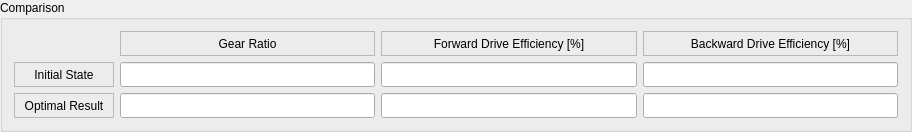
        <widget class="QGroupBox" name="groupBox_4">
         <property name="sizePolicy">
          <sizepolicy hsizetype="MinimumExpanding" vsizetype="MinimumExpanding">
           <horstretch>0</horstretch>
           <verstretch>0</verstretch>
          </sizepolicy>
         </property>
         <property name="minimumSize">
          <size>
           <width>908</width>
           <height>129</height>
          </size>
         </property>
         <property name="title">
          <string>Comparison</string>
         </property>
         <layout class="QGridLayout" name="gridLayout_4">
          <item row="0" column="1">
           <widget class="QLabel" name="label_11">
            <property name="enabled">
             <bool>true</bool>
            </property>
            <property name="sizePolicy">
             <sizepolicy hsizetype="MinimumExpanding" vsizetype="MinimumExpanding">
              <horstretch>0</horstretch>
              <verstretch>0</verstretch>
             </sizepolicy>
            </property>
            <property name="minimumSize">
             <size>
              <width>255</width>
              <height>25</height>
             </size>
            </property>
            <property name="frameShape">
             <enum>QFrame::StyledPanel</enum>
            </property>
            <property name="text">
             <string>Gear Ratio</string>
            </property>
            <property name="alignment">
             <set>Qt::AlignCenter</set>
            </property>
           </widget>
          </item>
          <item row="2" column="0">
           <widget class="QLabel" name="label_17">
            <property name="sizePolicy">
             <sizepolicy hsizetype="MinimumExpanding" vsizetype="MinimumExpanding">
              <horstretch>0</horstretch>
              <verstretch>0</verstretch>
             </sizepolicy>
            </property>
            <property name="minimumSize">
             <size>
              <width>100</width>
              <height>25</height>
             </size>
            </property>
            <property name="frameShape">
             <enum>QFrame::StyledPanel</enum>
            </property>
            <property name="text">
             <string>Optimal Result</string>
            </property>
            <property name="alignment">
             <set>Qt::AlignCenter</set>
            </property>
           </widget>
          </item>
          <item row="0" column="4">
           <widget class="QLabel" name="label_15">
            <property name="sizePolicy">
             <sizepolicy hsizetype="MinimumExpanding" vsizetype="MinimumExpanding">
              <horstretch>0</horstretch>
              <verstretch>0</verstretch>
             </sizepolicy>
            </property>
            <property name="minimumSize">
             <size>
              <width>255</width>
              <height>25</height>
             </size>
            </property>
            <property name="frameShape">
             <enum>QFrame::StyledPanel</enum>
            </property>
            <property name="text">
             <string>Backward Drive Efficiency [%]</string>
            </property>
            <property name="alignment">
             <set>Qt::AlignCenter</set>
            </property>
           </widget>
          </item>
          <item row="1" column="0">
           <widget class="QLabel" name="label_16">
            <property name="sizePolicy">
             <sizepolicy hsizetype="MinimumExpanding" vsizetype="MinimumExpanding">
              <horstretch>0</horstretch>
              <verstretch>0</verstretch>
             </sizepolicy>
            </property>
            <property name="minimumSize">
             <size>
              <width>100</width>
              <height>25</height>
             </size>
            </property>
            <property name="frameShape">
             <enum>QFrame::StyledPanel</enum>
            </property>
            <property name="text">
             <string>Initial State</string>
            </property>
            <property name="alignment">
             <set>Qt::AlignCenter</set>
            </property>
           </widget>
          </item>
          <item row="0" column="3">
           <widget class="QLabel" name="label_13">
            <property name="sizePolicy">
             <sizepolicy hsizetype="MinimumExpanding" vsizetype="MinimumExpanding">
              <horstretch>0</horstretch>
              <verstretch>0</verstretch>
             </sizepolicy>
            </property>
            <property name="minimumSize">
             <size>
              <width>256</width>
              <height>25</height>
             </size>
            </property>
            <property name="frameShape">
             <enum>QFrame::StyledPanel</enum>
            </property>
            <property name="text">
             <string>Forward Drive Efficiency [%]</string>
            </property>
            <property name="alignment">
             <set>Qt::AlignCenter</set>
            </property>
           </widget>
          </item>
          <item row="2" column="1">
           <widget class="QLineEdit" name="optimal_gr">
            <property name="enabled">
             <bool>true</bool>
            </property>
            <property name="sizePolicy">
             <sizepolicy hsizetype="MinimumExpanding" vsizetype="MinimumExpanding">
              <horstretch>0</horstretch>
              <verstretch>0</verstretch>
             </sizepolicy>
            </property>
            <property name="minimumSize">
             <size>
              <width>255</width>
              <height>25</height>
             </size>
            </property>
            <property name="alignment">
             <set>Qt::AlignCenter</set>
            </property>
            <property name="readOnly">
             <bool>true</bool>
            </property>
           </widget>
          </item>
          <item row="1" column="3">
           <widget class="QLineEdit" name="init_fde">
            <property name="enabled">
             <bool>true</bool>
            </property>
            <property name="sizePolicy">
             <sizepolicy hsizetype="MinimumExpanding" vsizetype="MinimumExpanding">
              <horstretch>0</horstretch>
              <verstretch>0</verstretch>
             </sizepolicy>
            </property>
            <property name="minimumSize">
             <size>
              <width>256</width>
              <height>25</height>
             </size>
            </property>
            <property name="alignment">
             <set>Qt::AlignCenter</set>
            </property>
            <property name="readOnly">
             <bool>true</bool>
            </property>
           </widget>
          </item>
          <item row="2" column="3">
           <widget class="QLineEdit" name="optimal_fde">
            <property name="enabled">
             <bool>true</bool>
            </property>
            <property name="sizePolicy">
             <sizepolicy hsizetype="MinimumExpanding" vsizetype="MinimumExpanding">
              <horstretch>0</horstretch>
              <verstretch>0</verstretch>
             </sizepolicy>
            </property>
            <property name="minimumSize">
             <size>
              <width>256</width>
              <height>25</height>
             </size>
            </property>
            <property name="alignment">
             <set>Qt::AlignCenter</set>
            </property>
            <property name="readOnly">
             <bool>true</bool>
            </property>
           </widget>
          </item>
          <item row="1" column="4">
           <widget class="QLineEdit" name="init_bde">
            <property name="enabled">
             <bool>true</bool>
            </property>
            <property name="sizePolicy">
             <sizepolicy hsizetype="MinimumExpanding" vsizetype="MinimumExpanding">
              <horstretch>0</horstretch>
              <verstretch>0</verstretch>
             </sizepolicy>
            </property>
            <property name="minimumSize">
             <size>
              <width>255</width>
              <height>25</height>
             </size>
            </property>
            <property name="alignment">
             <set>Qt::AlignCenter</set>
            </property>
            <property name="readOnly">
             <bool>true</bool>
            </property>
           </widget>
          </item>
          <item row="2" column="4">
           <widget class="QLineEdit" name="optimal_bde">
            <property name="enabled">
             <bool>true</bool>
            </property>
            <property name="sizePolicy">
             <sizepolicy hsizetype="MinimumExpanding" vsizetype="MinimumExpanding">
              <horstretch>0</horstretch>
              <verstretch>0</verstretch>
             </sizepolicy>
            </property>
            <property name="minimumSize">
             <size>
              <width>255</width>
              <height>25</height>
             </size>
            </property>
            <property name="alignment">
             <set>Qt::AlignCenter</set>
            </property>
            <property name="readOnly">
             <bool>true</bool>
            </property>
           </widget>
          </item>
          <item row="1" column="1">
           <widget class="QLineEdit" name="init_gr">
            <property name="sizePolicy">
             <sizepolicy hsizetype="MinimumExpanding" vsizetype="MinimumExpanding">
              <horstretch>0</horstretch>
              <verstretch>0</verstretch>
             </sizepolicy>
            </property>
            <property name="minimumSize">
             <size>
              <width>255</width>
              <height>25</height>
             </size>
            </property>
            <property name="alignment">
             <set>Qt::AlignCenter</set>
            </property>
            <property name="readOnly">
             <bool>true</bool>
            </property>
           </widget>
          </item>
         </layout>
        </widget>
